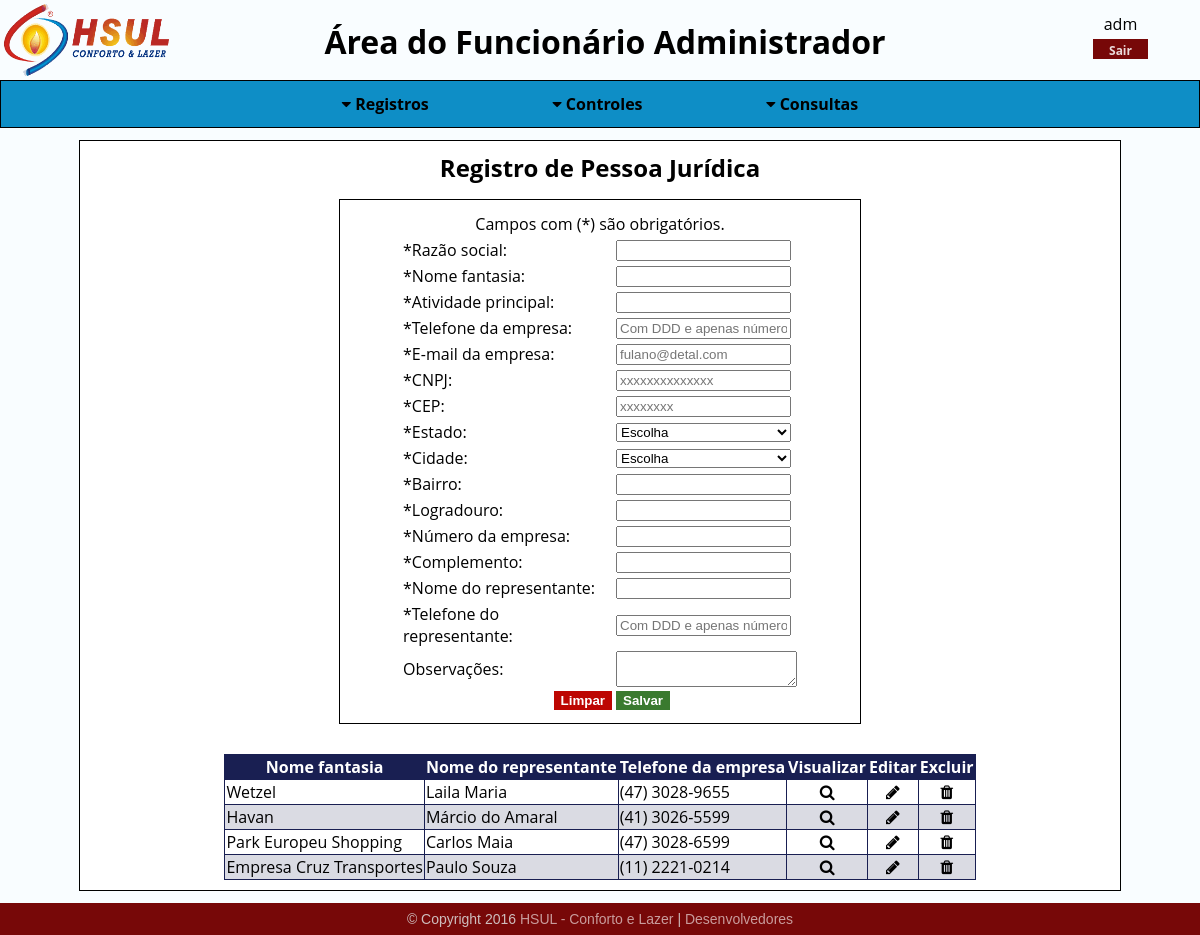
Page /sistema/hs_menu_funcionarios.php?pasta=clientes/juridicos/registros/&arq=hs_fmins_juridicos&ext=php (signed in) on the committed database.
### tables this page shows
CREATE TABLE `clientesjuridicos` (
  `id` int(6) UNSIGNED ZEROFILL NOT NULL COMMENT 'Identificador único para cada atributo, não havendo possibilidade de repetição.',
  `clientes_id` int(6) UNSIGNED ZEROFILL NOT NULL COMMENT 'Chave estrangeira vinda da tabela de clientes para conectar as informações. ',
  `razao_social` varchar(45) NOT NULL COMMENT 'Campo para a razão social da empresa.',
  `atividade_principal` varchar(20) NOT NULL COMMENT 'Campo para especificar a atividade principal do cliente jurídico.',
  `telefone_empresa` bigint(15) UNSIGNED NOT NULL COMMENT 'Campo para o telefone do cliente jurídico, para entrar em contato com o mesmo.',
  `email_empresa` varchar(70) NOT NULL COMMENT 'Campo para o e-mail do cliente jurídico para entrar em contato com o mesmo.',
  `cnpj` bigint(14) NOT NULL COMMENT 'Campo para CNPJ do cliente jurídico, provendo informações para a localização do mesmo.',
  `numero_empresa` int(5) UNSIGNED NOT NULL COMMENT 'Campo para número do estabelecimento do cliente jurídico, provendo informações para a localização do mesmo.',
  `nome_representante` varchar(45) NOT NULL COMMENT 'Campo para nome do representante da empresa, para entrar em contato com a empresa ou para algum aviso',
  `telefone_representante` bigint(15) UNSIGNED NOT NULL COMMENT 'Campo para telefone do representante da empresa, para entrar em contato com a empresa ou para algum aviso.'
);

CREATE TABLE `clientes` (
  `id` int(6) UNSIGNED ZEROFILL NOT NULL COMMENT 'Identificador único para cada atributo, não havendo possibilidade de repetição.',
  `cidades_id` int(6) UNSIGNED ZEROFILL NOT NULL COMMENT 'Chave estrangeira vinda da tabela de cidades para conectar as informações. ',
  `nome` varchar(45) NOT NULL COMMENT 'Campo para o nome do cliente, seja ele físico ou jurídico.',
  `cep` int(8) UNSIGNED ZEROFILL NOT NULL COMMENT 'Campo para o CEP do cliente, seja ele físico ou jurídico, provendo informações para a localização do mesmo.',
  `bairro` varchar(30) NOT NULL COMMENT 'Campo para o bairro do cliente, seja ele físico ou jurídico, provendo informações para a localização do mesmo.',
  `logradouro` varchar(45) NOT NULL COMMENT 'Campo para a rua do cliente, seja ele físico ou jurídico, provendo informações para a localização do mesmo.',
  `complemento` varchar(20) NOT NULL COMMENT 'Campo para o complemento da residência do cliente, seja ele físico ou jurídico.',
  `observacoes` text COMMENT 'Campo para as observações sobre o cliente, seja ele físico ou jurídico.'
);

### sistema/clientes/juridicos/registros/hs_fmins_juridicos.php (the view, shortened to what this page needs)
<h2>Registro de Pessoa Jurídica</h2>
<div>
  <div class="registros">
    <form name="frmcadjuridico" method="POST" action="?pasta=clientes/juridicos/registros/&arq=hs_ins_juridicos&ext=php" onsubmit="return validacaojuridico()">
    <table>
      <tr>
        <td colspan="2" class="obg">Campos com (*) são obrigatórios.</td>
      </tr>
      <tr>
        <td>*Razão social:</td>
        <td> <input type="text" name="txtrazao" maxlength="45" /> </td>
      </tr>
      <tr>
        <td>*Nome fantasia:</td>
        <td> <input type="text" name="txtfantasia" maxlength="45"/> </td>
      </tr>
      <tr>
        <td>*Atividade principal:</td>
        <td> <input type="text" name="txtatvprincipal" maxlength="20"/> </td>
      </tr>
      <tr>
        <td>*Telefone da empresa:</td>
        <td> <input type="text" name="txttelempresa" maxlength="15" placeholder="Com DDD e apenas números"/> </td>
      </tr>
      <tr>
        <td>*E-mail da empresa:</td>
        <td> <input type="text" name="txtemail" maxlength="70" placeholder="fulano@detal.com"/> </td>
      </tr>
      <tr>
        <td>*CNPJ:</td>
        <td> <input type="text" name="txtcnpj" maxlength="18" placeholder="xxxxxxxxxxxxxx"/> </td>
      </tr>
      <tr>
        <td>*CEP:</td>
        <td> <input type="text" name="txtcep" maxlength="10" placeholder="xxxxxxxx"/> </td>
      </tr>
      <tr>
        <td>*Estado:</td>
        <td>
          <select name="selestado" id="selestado" onchange="mostraCidades()">
            <option value="">Escolha</option>
            <?php
              $hs_sel_estados = "SELECT * FROM estados GROUP BY nome";
              $hs_sel_estados_preparado = $conexaobd->prepare($hs_sel_estados);
              $hs_sel_estados_preparado->execute();
              while($hs_sel_estados_dados = $hs_sel_estados_preparado->fetch()){
                $id_estados = $hs_sel_estados_dados['id'];
                $nome_estados = $hs_sel_estados_dados['nome'];
                echo "<option value='".$id_estados."'>".$nome_estados."</option>";
              }
            ?>
          </select>
        </td>
      </tr>
      <tr>
        <td>*Cidade:</td>
        <td>
          <select name="selcidade" id="selcidade">
            <option value="">Escolha</option>
          </select>
        </td>
      </tr>
      <tr>
        <td>*Bairro:</td>
        <td> <input type="text" name="txtbairro" maxlength="45"/> </td>
      </tr>
      <tr>
        <td>*Logradouro:</td>
        <td> <input type="text" name="txtlogradouro" maxlength="60"/> </td>
      </tr>
      <tr>
        <td>*Número da empresa:</td>
        <td> <input type="text" name="txtnempresa" maxlength="5"/> </td>
      </tr>
      <tr>
        <td>*Complemento:</td>
        <td> <input type="text" name="txtcomplemento" maxlength="20"/> </td>
      </tr>
      <tr>
        <td>*Nome do representante:</td>
        <td> <input type="text" name="txtrepresentante" maxlength="60"/> </td>
      </tr>
      <tr>
        <td>*Telefone do representante:</td>
        <td> <input type="text" name="txttelrepresentante" maxlength="15" placeholder="Com DDD e apenas números"/> </td>
      </tr>
      <tr>
        <td>Observações:</td>
        <td><textarea name="txaobservacoes"></textarea></td>
      </tr>
      <tr align="center">
        <td>
          <button type="reset">Limpar</button>
        </td>
        <td>
          <button type="submit" name="btnsalvar">Salvar</button>
        </td>
      </tr>
    </table>
  </form>
  </div>
</div>
<div class="consultas">
  <?php
    $hs_sel_juridico = "SELECT clientesjuridicos.id AS juridicos_id, clientes.id AS clientes_id, clientes.nome AS nome_cliente, clientesjuridicos.nome_representante AS nome_representante, clientesjuridicos.telefone_empresa FROM clientesjuridicos INNER JOIN clientes ON clientesjuridicos.clientes_id=clientes.id";
    $hs_sel_juridico_preparado = $conexaobd->prepare($hs_sel_juridico);
    $hs_sel_juridico_preparado->execute();
   ?>
  <table>
    <thead>
      <tr>
        <th>Nome fantasia</th>
        <th>Nome do representante</th>
        <th>Telefone da empresa</th>
        <th>Visualizar</th>
        <th>Editar</th>
        <th>Excluir</th>
      </tr>
    </thead>
    <tbody>
      <?php
        if($hs_sel_juridico_preparado->rowCount() > 0){
          while($hs_sel_juridico_dados = $hs_sel_juridico_preparado->fetch()){
            $telefone_empresa = preg_replace('/^(\d{2})(\d{4,5})(\d{4})$/', '($1) $2-$3', $hs_sel_juridico_dados['telefone_empresa']);
      ?>
      <tr>
        <td><?php echo $hs_sel_juridico_dados['nome_cliente'];?></td>
        <td><?php echo $hs_sel_juridico_dados['nome_representante']; ?></td>
        <td><?php echo $telefone_empresa; ?></td>
        <td align="center"><a href="?pasta=clientes/juridicos/consultas/&arq=hs_con_det_juridicos&ext=php&juridicos_id=<?php echo $hs_sel_juridico_dados['juridicos_id'];?>&clientes_id=<?php echo $hs_sel_juridico_dados['clientes_id']; ?>" title="Deletar cliente"><i class="fa fa-search" aria-hidden="true"></i></a></td>
        <td align="center"><a href="?pasta=clientes/juridicos/registros/&arq=hs_fmupd_juridicos&ext=php&juridicos_id=<?php echo $hs_sel_juridico_dados['juridicos_id'];?>&clientes_id=<?php echo $hs_sel_juridico_dados['clientes_id']; ?>" title="Editar cliente"><i class="fa fa-pencil" aria-hidden="true"></i></a></td>
        <td align="center"><a title="Excluir registro"><?php echo confirmacao_exclusao($hs_sel_juridico_dados['juridicos_id'], $hs_sel_juridico_dados['clientes_id'], '?pasta=clientes/juridicos/registros/&arq=hs_del_juridicos&ext=php', 'o cliente',  $hs_sel_juridico_dados['nome_cliente']); ?></a></td>
      </tr>
      <?php
        }
        }else{
      ?>
      <tr>
        <td align="center" colspan="6">Não há registros</td>
      </tr>
      <?php
        }
      ?>
    </tbody>
  </table>
</div>

### adicionais/php/hs_confirmacao_delete_php.php
 <?php
  function confirmacao_exclusao($valor, $valor2, $acao, $tipo, $nome){
    $formName = md5($valor.time());
    $criptoValor = md5($valor);
    $submit = "onClick = 'confirmar_exclusao(\"$tipo\", \"$nome\", \"$formName\" );'";
  if($valor2=="vazio"){
    $safeLink = "<form name='".$formName."' action='".$acao."' method='POST' id='".$formName."'>";
    $safeLink.= "<input type='hidden' name='id' value='".$criptoValor."'/>";
    $safeLink.= "<i $submit class='fa fa-trash' aria-hidden='true'></i>";
    $safeLink.= "</form>";
  }else{
    $criptoValor2 = md5($valor2);
    $safeLink = "<form name='".$formName."' action='".$acao."' method='POST' id='".$formName."'>";
    $safeLink.= "<input type='hidden' name='id' value='".$criptoValor."'/>";
    $safeLink.= "<input type='hidden' name='id2' value='".$criptoValor2."'/>";
    $safeLink.= "<i $submit class='fa fa-trash' aria-hidden='true'></i>";
    $safeLink.= "</form>";
    }
    return $safeLink;
  }
?>

### layout/css/hsul_backend_css.css (style rules this page uses)
* { margin: 0; }
a { color: inherit; text-decoration: inherit; }
html { height: 100%; width: 100%; }
body { background-color: #f9fdff; height: 100%; width: 100%; }
h2 { text-align: center; }
.obg { text-align: center; }
.registros { padding: 10px; border: 1px solid; width: 500px; justify-content: center; margin: 0 auto; margin-top: 15px; }
.registros select { width: 175px; }
.registros input { width: 175px; }
.registros table { margin: 0 auto; width: 400px; }
.registros td { min-width: 170px; }
.registros button[type=submit] { background-color: #3a7a2f; border: 1px solid #3a7a2f; color: #fff; font-weight: bold; cursor: pointer; float: left; }
.registros button[type=reset] { background-color: #bd0602; border: 1px solid #bd0602; color: #fff; font-weight: bold; cursor: pointer; float: right; }
.consultas table { margin: 0 auto; margin-top: 30px; border: 1px solid #191f52; border-collapse: collapse; min-width: 400px; max-width: 1050px; }
.consultas tr td { border: 1px solid #191f52; border-collapse: collapse; }
.consultas th { background-color: #191f52; color: #fff; border: 1px solid #191f52; }
.consultas table i { cursor: pointer; }
.consultas tr:nth-child(even) { background: rgba(25, 31, 82, 0.16); }
.fa.fa-pencil { color: #000000; }
a { cursor: pointer; }

### rows in the picture
clientesjuridicos: clientes.nome "Wetzel", nome_representante "Laila Maria", telefone_empresa "(47) 3028-9655"
clientesjuridicos: clientes.nome "Havan", nome_representante "Márcio do Amaral", telefone_empresa "(41) 3026-5599"
clientesjuridicos: clientes.nome "Park Europeu Shopping", nome_representante "Carlos Maia", telefone_empresa "(47) 3028-6599"
clientesjuridicos: clientes.nome "Empresa Cruz Transportes", nome_representante "Paulo Souza", telefone_empresa "(11) 2221-0214"

### other values in the picture
$_SESSION['usuario'] "adm"
$funcionario "Administrador"
